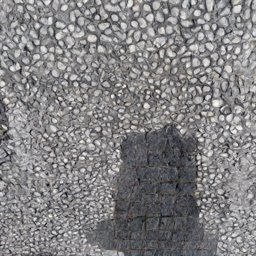
#> input picture ilvr_adm/output/shadow/100-1_00284.png, 256 x 256 px, given as the content of the folder tent/drive/MyDrive/Fall 2022/CV/Shadow Removal DDPM Project/, which was not available
$ jupyter execute --allow-errors ShadowRemoval.ipynb   (shell and % lines are left out)
#> lines starting #> are read from the running program, lines starting #| are printed output that depends on the picture; pictures that were not available may be replaced by others from this repository, and a replacement may not be noted
[cell 1]
from google.colab import drive
drive.mount('/content/drive')

[cell 2]
cd "/content/drive/MyDrive/Fall 2022/CV/Shadow Removal DDPM Project/"

[cell 3]
import cv2 as cv2
import os

for files in os.listdir("/content/drive/MyDrive/Fall 2022/CV/Shadow Removal DDPM Project/ISTD_Dataset/train/train_C"):
  img = cv2.imread("/content/drive/MyDrive/Fall 2022/CV/Shadow Removal DDPM Project/ISTD_Dataset/train/train_C/" + files)
#> img is the input picture: shape (256, 256, 3); mean B, G, R 131.1, 129.6, 130.8
  img = cv2.flip(img, 0)
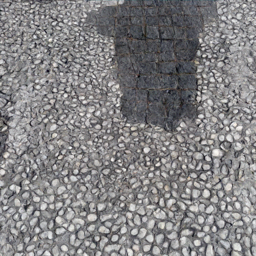
#> img: shape (256, 256, 3); mean B, G, R 131.1, 129.6, 130.8
  img1 = cv2.flip(img, 1)
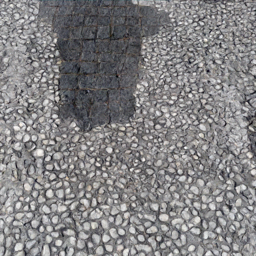
#> img1: shape (256, 256, 3); mean B, G, R 131.1, 129.6, 130.8
  files = files.split('.')
  cv2.imwrite("/content/drive/MyDrive/Fall 2022/CV/Shadow Removal DDPM Project/ISTD_Dataset/train/train_C/" + files[0] + "-v." + files[1], img)
  cv2.imwrite("/content/drive/MyDrive/Fall 2022/CV/Shadow Removal DDPM Project/ISTD_Dataset/train/train_C/" + files[0] + "-h." + files[1], img1)

[cell 4]
print(len(os.listdir("/content/drive/MyDrive/Fall 2022/CV/Shadow Removal DDPM Project/ISTD_Dataset/train/train_A")))

[cell 5]
import cv2 as cv2
import os
import matplotlib.pyplot as plt

for gtFiles in os.listdir("/content/drive/MyDrive/Fall 2022/CV/Shadow Removal DDPM Project/ISTD_Dataset/test/test_A/"):
  count = 3
  if ("-v" in gtFiles or "-h" in gtFiles):
    continue
  img_gt = cv2.imread("/content/drive/MyDrive/Fall 2022/CV/Shadow Removal DDPM Project/ISTD_Dataset/test/test_A/" + gtFiles)
  img_samples = []
  gtFiles = gtFiles.split(".")
  for files in os.listdir("/content/drive/MyDrive/Fall 2022/CV/Shadow Removal DDPM Project/ilvr_adm/output/shadow/"):
    if (count <= 0):
      break;
    if (gtFiles[0] in files):
      print(gtFiles[0])
      print(files)
      count = count - 1
      img_sample = cv2.imread("/content/drive/MyDrive/Fall 2022/CV/Shadow Removal DDPM Project/ilvr_adm/output/shadow/" + files)
      img_samples.append(img_sample)

  if (len(img_samples) < 3):
    continue

  plt.figure(figsize=(15, 5))
  plt.subplot(1, 4, 1)
  plt.imshow(img_gt)
  plt.title('Reference Image')
  plt.axis("off")

  plt.subplot(1, 4, 2)
  plt.imshow(img_samples[0])
  plt.title('Sample 1')
  plt.axis("off")

  plt.subplot(1, 4, 3)
  plt.imshow(img_samples[1])
  plt.title('Sample 2')
  plt.axis("off")

  plt.subplot(1, 4, 4)
  plt.imshow(img_samples[2])
  plt.title('Sample 3')
  plt.axis("off")

  plt.show()

#> (a cell that did not finish here is left out)

#> (a cell that did not finish here is left out)

#> (a cell that did not finish here is left out)

[cell 9]
import cv2
import os

[cell 10]
PATH = "/content/drive/MyDrive/Shadow\ Removal\ DDPM\ Project/RePaint/log/face_example/Decay/gt4"
!cd $PATH && ls
gt = os.path.join(PATH, "91-10.png")
print(gt)
img = cv2.imread(gt)
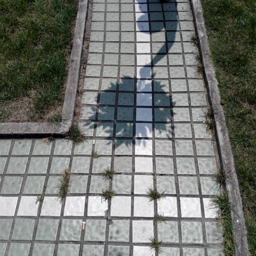
#> input picture RePaint/log/face_example/Decay/gt4/91-10.png, 256 x 256 px, found by its file name
#> img is the input picture: shape (256, 256, 3); mean B, G, R 113.2, 117.3, 114.9
# print(img)
display(img)
